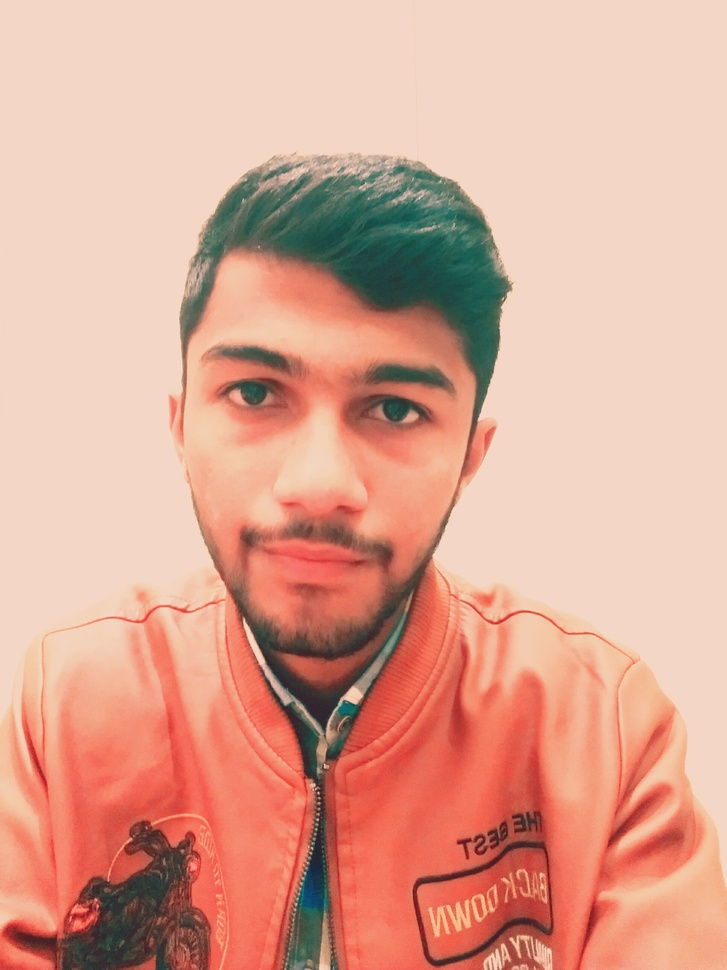
#> input picture ahmad.jpg, 727 x 970 px, shrunk from 1932 x 2576 before the run
$ python main.py
#> lines starting #> are read from the running program, lines starting #| are printed output that depends on the picture
from typing_extensions import final
import numpy as np
import imageio
import scipy.ndimage
import cv2

img="ahmad.jpg"

def rgb2black(rgb):
    return np.dot(rgb[...,:3],[0.2989,0.5870,0.1140])

def dodge(front,back):
    final_sketch=front*255/(255-back)

    final_sketch[final_sketch > 255]=255
    final_sketch[back==255]=255

    return final_sketch.astype('uint8')

ss=imageio.imread(img)
#> ss is the input picture: shape (970, 727, 3); mean R, G, B 220.7, 166.5, 147.9
gray=rgb2black(ss)
#> in rgb2black, `return np.dot(rgb[...,:3],[0.2989,0.5870,0.1140])`:
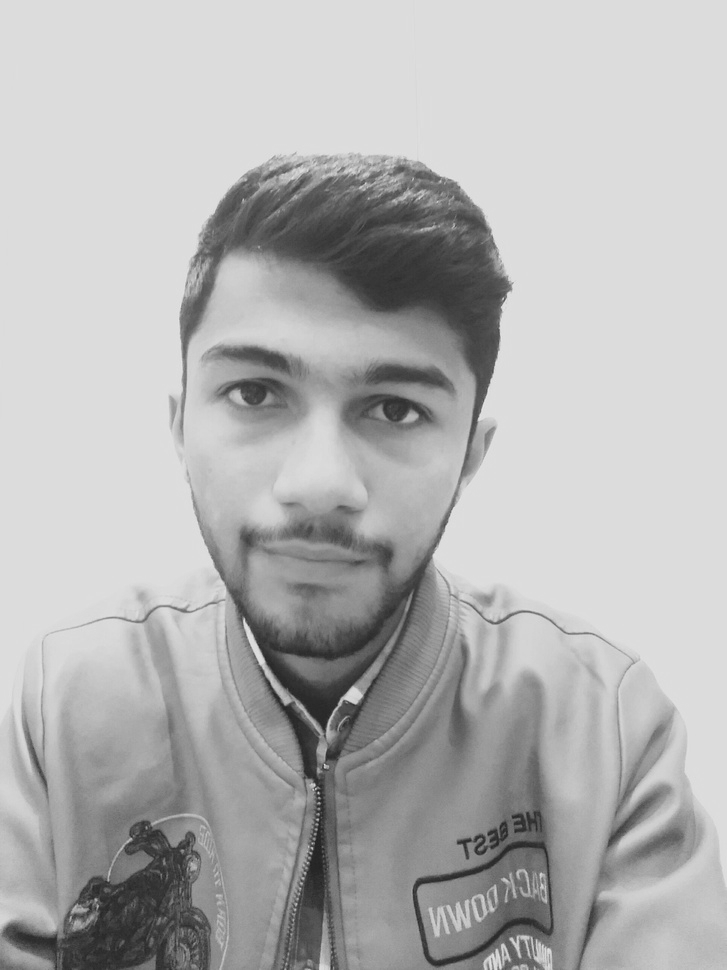
#> returned value: shape (970, 727) float64; min 28.9, max 230, mean 180.6

i=255-gray
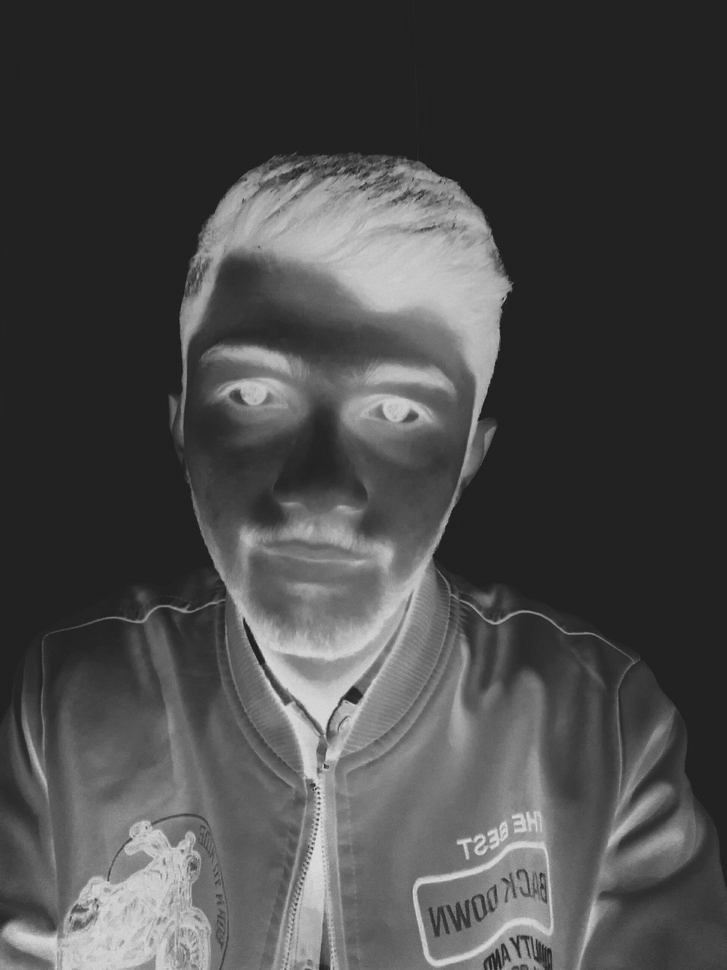
#> i: shape (970, 727) float64; min 24.97, max 226.1, mean 74.4

blur=scipy.ndimage.filters.gaussian_filter(i,sigma=15)
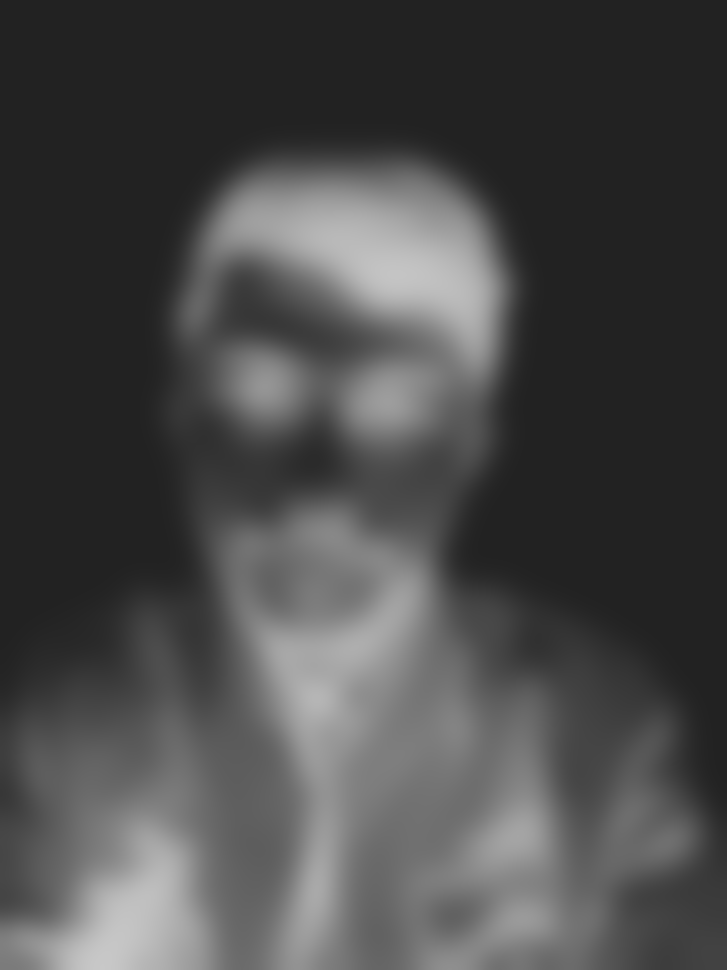
#> blur: shape (970, 727) float64; min 34.18, max 200.1, mean 74.4

r=dodge(blur,gray)
#> in dodge, `final_sketch=front*255/(255-back)`:
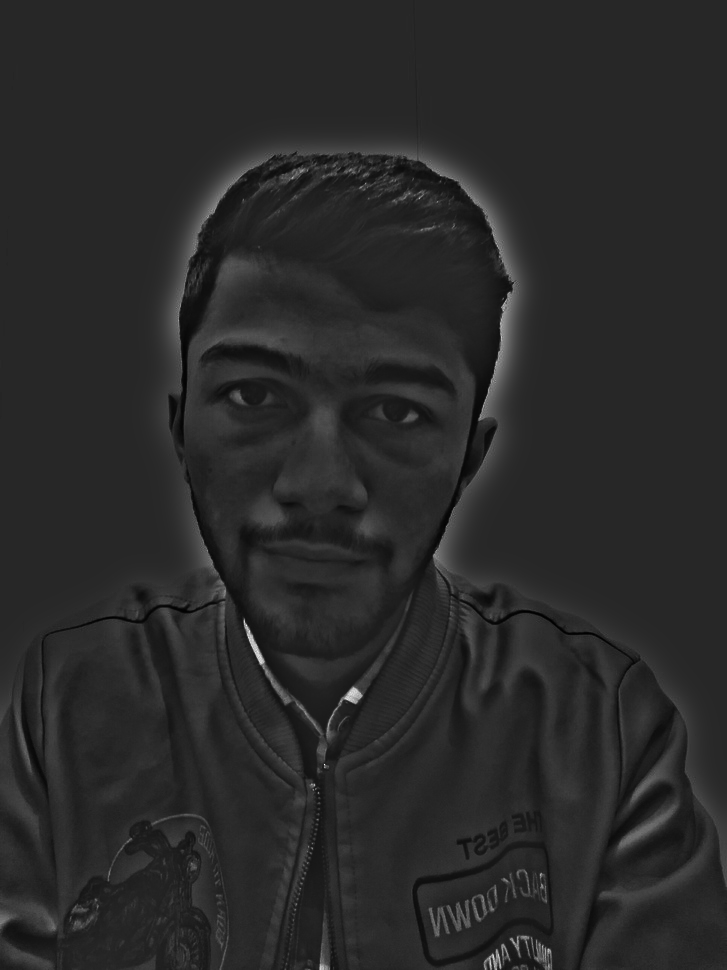
#> final_sketch: shape (970, 727) float64; min 85.3, max 1177.1, mean 265.3; drawn with min black and max white
#> in dodge, `final_sketch[final_sketch > 255]=255`:
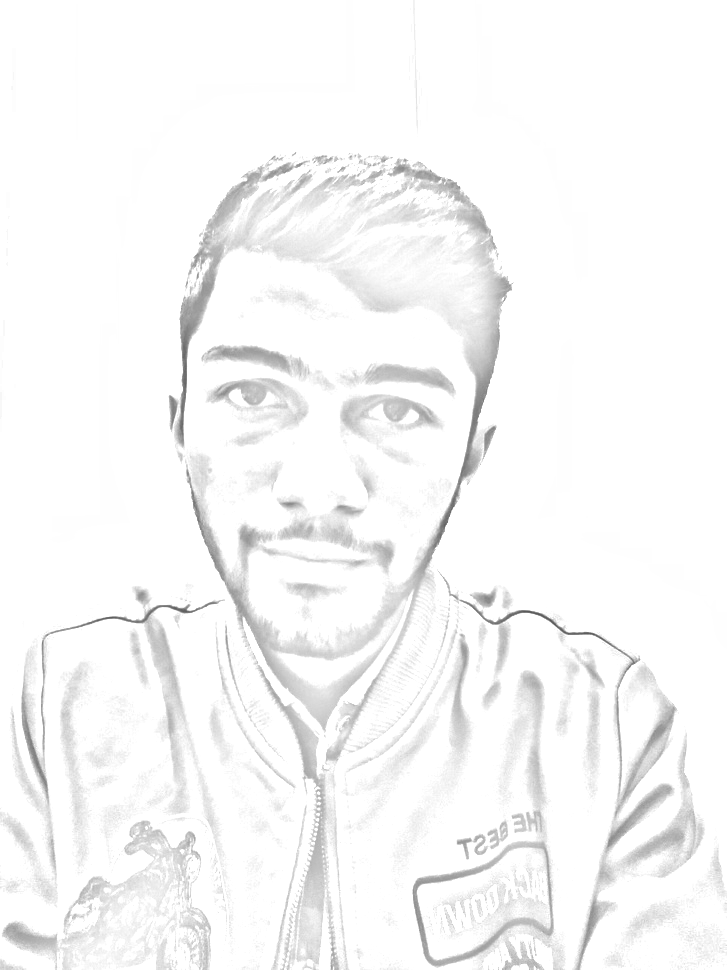
#> final_sketch: shape (970, 727) float64; min 85.3, max 255, mean 247.6

cv2.imwrite("Final_sketch.png",r)
